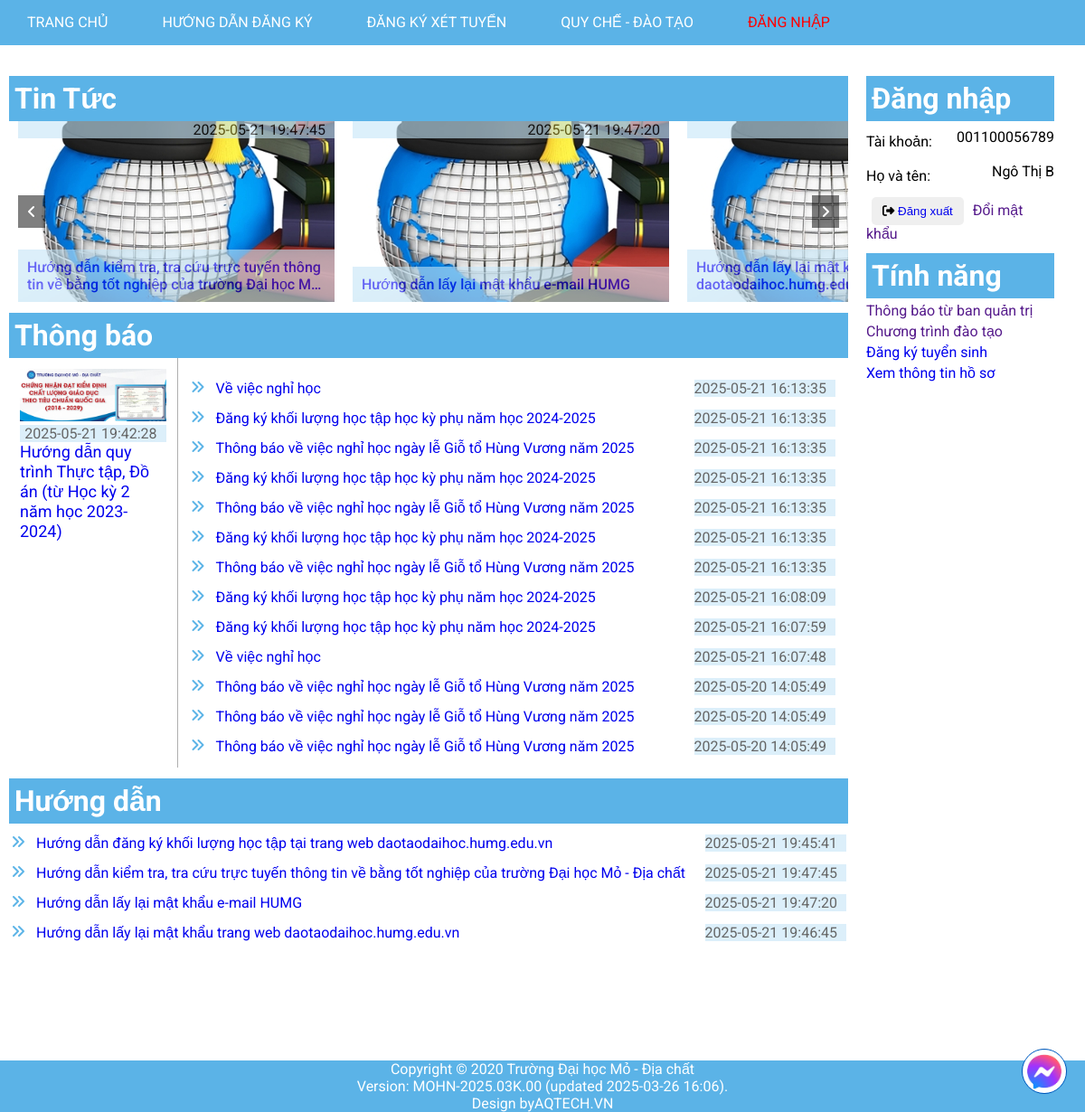
Screenshot of /index.php (signed in) with the database file from the repository.
### tables this page shows
CREATE TABLE `tintuc` (
  `NewsID` int(10) NOT NULL,
  `Tieu_de` char(255) NOT NULL,
  `Noi_dung` text NOT NULL,
  `Date` datetime NOT NULL DEFAULT current_timestamp()
);

### index.php (the view, shortened to what this page needs)
<!DOCTYPE html>
<html lang="en">
<head>
    <link rel="stylesheet" href="https://cdnjs.cloudflare.com/ajax/libs/font-awesome/6.7.2/css/all.min.css"
 />
    <link rel="stylesheet" href="./assets/css/base.css">
    <link rel="stylesheet" href="./assets/css/index.css">
    <link rel="stylesheet" href="./assets/css/chatbox.css">
    <link rel="stylesheet" href="./assets/css/carousel.css">
</head>
<body>
    <div class="container">
        <?php
        include("layout/navbar.php");
        ?>
        <div class="content">
            <div class="content-l">
                <h1 class="title">Tin Tức</h1>
                <div class="carousel">
                    <i class="fa-solid fa-angle-left" id="prevBtn"></i>
                    <div class="carousel-track">
                        <?php
                        $sql = "SELECT * FROM tintuc ORDER BY Date DESC LIMIT 10";
                        $result = mysqli_query($conn, $sql);
                        if (mysqli_num_rows($result) > 0) {
                            while ($row = mysqli_fetch_assoc($result)) {
                                echo '
                                <div class="item-carousel">
                                    <div class="top-item">
                                        <span class="date">' . $row['Date'] . '</span>
                                        <span clas="time"></span>
                                    </div>
                                    <div class="bottom-item "> <a href="tintuc.php?id=' . $row['NewsID'] . '">
                                        <p class="text-warp">' . $row['Tieu_de'] . '</p> </a>
                                    </div>
                                </div>
                            ';
                            }
                        }
                        ?>
                    </div>
                    <i class="fa-solid fa-angle-right" id="nextBtn"></i>
                </div>
                <h1 class="title">Thông báo</h1>
                <div class="announce">
                    <div class="announce-l">
                        <img src="./assets/img/ChungNhan.png" alt="">
                        <?php
                        $sql = 'select * from tintuc order by Date desc limit 4,1';
                        $result = mysqli_query($conn, $sql);
                        if (mysqli_num_rows($result) > 0) {
                            while ($row = mysqli_fetch_assoc($result)) {
                                echo '
                                <div class="top-item">
                                    <span class="date">' . $row['Date'] . '</span>
                                </div>
                                <div class="content-announce">
                                    <a href="tintuc.php?id=' . $row['NewsID'] . '">
                                        ' . $row['Tieu_de'] . '
                                    </a>
                                </div>
                                ';
                            }
                        }
                        ?>
                    </div>
                    <div class="announce-r">
                        <div class="ann-r-l">
                            <?php
                            $sql = 'select * from tintuc order by Date desc limit 5,13';
                            $result = mysqli_query($conn, $sql);
                            if (mysqli_num_rows($result) > 0) {
                                while ($row = mysqli_fetch_assoc($result)) {
                                    echo '<div class="item-intro">
                                            <table>
                                                <tbody>
                                                    <tr>
                                                        <td>
                                                            <i class="fa-solid fa-angles-right"></i>
                                                            <p class="content-intro"><a href="tintuc.php?id=' . $row['NewsID'] . '">' . $row['Tieu_de'] . '</a></p>
                                                        </td>
                                                        <td>
                                                            <div class="top-item">
                                                                <span class="date">' . $row['Date'] . '</span>
                                                                <span clas="time"></span>
                                                            </div>
                                                        </td>
                                                    </tr>
                                                </tbody>
                                            </table>
                                        </div>
                                    ';
                                }
                            }
                            ?>
                        </div>
                    </div>
                </div>
                <h1 class="title">Hướng dẫn</h1>
                <div class="intro">
                    <?php
                    $sql = 'Select * from tintuc where Tieu_de Like "Hướng dẫn%" order by Tieu_de limit 4';
                    $result = mysqli_query($conn, $sql);
                    if (mysqli_num_rows($result) > 0) {
                        while ($row = mysqli_fetch_assoc($result)) {
                            echo '<div class="item-intro">
                                    <table>
                                        <tbody>
                                            <tr>
                                                <td>
                                                    <i class="fa-solid fa-angles-right"></i>
                                                    <p class="content-intro"><a href="tintuc.php?id=' . $row['NewsID'] . '">' . $row['Tieu_de'] . '</a></p>
                                                </td>
                                                <td>
                                                    <div class="top-item">
                                                        <span class="date">' . $row['Date'] . '</span>
                                                        <span clas="time"></span>
                                                    </div>
                                                </td>
                                            </tr>
                                        </tbody>
                                    </table>
                                </div>
                            ';
                        }
                    }
                    ?>
                </div>
            </div>
            <div class="content-r">
                <div class="login">
                    <h1 class="title">Đăng nhập</h1>
                    <form action="" method="get">
                        <?php
                        if (isset($_SESSION['loggedin']) && $_SESSION['loggedin'] == true) {
                            echo '<div class="account">
                                        <span> Tài khoản: </span>
                                        <label>' . $_SESSION['UserID'] . '</label>
                                    </div>
                                    <div class="account">
                                        <span>Họ và tên: </span>
                                        <label>' . $_SESSION['Name'] . '</label>
                                    </div>
                                ';
                        }
                        ?>
                        <button class="btn">
                            <i class="fa-solid fa-right-from-bracket"></i>
                            <a href="<?= ROOT_URL ?>auth/logout.php">
                                Đăng xuất
                            </a>
                        </button>
                        <a href="">Đổi mật khẩu</a>
                    </form>
                </div>
                <div class="feature">
                    <h1 class="title">Tính năng</h1>
                    <ul class="tinhnang">
                        <li><a href="">Thông báo từ ban quản trị</a></li>
                        <li><a href="">Chương trình đào tạo</a></li>
                        <li><a href="<?= ROOT_URL ?>DKXT.php">Đăng ký tuyển sinh</a></li>
                        <li><a href="<?= ROOT_URL ?>information.php">Xem thông tin hồ sơ</a></li>
                    </ul>
                </div>
            </div>
        </div>
        <?php
        include("layout/footer.php");
        ?>
</html>

### assets/css/base.css (style rules this page uses)
:root { --dark-color: #000; --text-color: #333; --white-color: #fff; --prime-color: rgba(51, 161, 225, 0.799); --g-color: #C5E6F8; --div-color: #afafaf; --red-color: red; --sign-up-color: #f5a534; --btn-add-color: #1ff817; --btn-set-color: #f9b914; --btn-del-color: #ff0000; }
* { margin: 0; padding: 0; box-sizing: border-box; }
html { font-size: 16px; font-family: "Roboto", sans-serif; }
body { width: 100vw; height: 100vh; }
li { list-style: none; }
a { text-decoration: none; }
.text-warp { word-break: break-word; overflow: hidden; text-overflow: ellipsis; display: -webkit-box; -webkit-line-clamp: 2; -webkit-box-orient: vertical; }

### assets/css/index.css (style rules this page uses)
body { position: relative; }
.content { padding-bottom: 100px; margin-top: 12px; display: flex; }
.content-l { width: 79%; padding: 10px; }
.content-r { width: 19%; padding: 10px; }
.title { background-color: var(--prime-color); padding: 6px; color: var(--white-color); margin-top: 12px; }
.carousel { display: flex; }
.item-carousel { background-image: url("../img/hdTT_DA.jpg"); background-position: center center; background-repeat: no-repeat; width: calc(100%/3); height: 200px; margin: 8px; display: flex; flex-direction: column; justify-content: space-between; }
.top-item { text-align: right; padding-right: 10px; }
.top-item, .bottom-item { background-color: var(--g-color); opacity: 60%; }
.bottom-item { padding: 10px; font-weight: 500; max-height: 60px; }
.announce { display: flex; }
.announce-l { width: 20%; padding: 12px; }
.announce-r { width: 80%; padding: 12px; border-left: 1px solid var(--div-color); }
.announce-l img { width: 100%; }
.content-announce a { font-size: 18px; font-weight: 400; }
.item-intro, .item-intro table { width: 100%; }
table:first-child { margin-top: 10px; }
tr { display: flex; justify-content: space-between; }
td { display: flex; }
.fa-angles-right { color: var(--prime-color); }
.item-intro td p { margin-left: 12px; }
.login { display: flex; flex-direction: column; }
.account { margin: 8px 0; display: flex; justify-content: center; text-align: left; }
.account span { flex: 1; line-height: 30px; }
.btn { margin: 0 6px; padding: 8px 12px; border: none; border-radius: 5px; }
.feature ul li { margin: 4px 0; }

### assets/css/carousel.css (style rules this page uses)
.carousel { position: relative; overflow: hidden; }
.carousel-track { display: flex; transition: transform 0.3s ease-in-out; overflow: visible; padding: 0; margin: 0; }
.item-carousel { flex: 0 0 auto; width: 350px; margin: 0 10px; }
#prevBtn, #nextBtn { position: absolute; top: 50%; transform: translateY(-50%); color: #fff; background: rgba(0, 0, 0, 0.5); padding: 10px; cursor: pointer; z-index: 10; }
#prevBtn { left: 10px; }
#nextBtn { right: 10px; }

### rows the page displays
tintuc: Date "2025-05-21 19:47:45", Tieu_de "Hướng dẫn kiểm tra, tra cứu trực tuyến thông tin về bằng tốt nghiệp của trường Đại học…", Tieu_de "Hướng dẫn kiểm tra, tra cứu trực tuyến thông tin về bằng tốt nghiệp của trường Đại học Mỏ - Địa chất"
tintuc: Date "2025-05-21 19:47:20", Tieu_de "Hướng dẫn lấy lại mật khẩu e-mail HUMG"
tintuc: Tieu_de "Hướng dẫn lấy lại mật…", Tieu_de "Hướng dẫn lấy lại mật khẩu trang web daotaodaihoc.humg.edu.vn", Date "2025-05-21 19:46:45"
tintuc: Date "2025-05-21 19:42:28", Tieu_de "Hướng dẫn quy trình Thực tập, Đồ án (từ Học kỳ 2 năm học 2023-2024)"
tintuc: Tieu_de "Về việc nghỉ học", Date "2025-05-21 16:13:35"
tintuc: Tieu_de "Đăng ký khối lượng học tập học kỳ phụ năm học 2024-2025", Date "2025-05-21 16:13:35"
tintuc: Tieu_de "Thông báo về việc nghỉ học ngày lễ Giỗ tổ Hùng Vương năm 2025", Date "2025-05-21 16:13:35"
tintuc: Tieu_de "Đăng ký khối lượng học tập học kỳ phụ năm học 2024-2025", Date "2025-05-21 16:13:35"
tintuc: Tieu_de "Thông báo về việc nghỉ học ngày lễ Giỗ tổ Hùng Vương năm 2025", Date "2025-05-21 16:13:35"
tintuc: Tieu_de "Đăng ký khối lượng học tập học kỳ phụ năm học 2024-2025", Date "2025-05-21 16:13:35"
tintuc: Tieu_de "Thông báo về việc nghỉ học ngày lễ Giỗ tổ Hùng Vương năm 2025", Date "2025-05-21 16:13:35"
tintuc: Tieu_de "Đăng ký khối lượng học tập học kỳ phụ năm học 2024-2025", Date "2025-05-21 16:08:09"
tintuc: Tieu_de "Đăng ký khối lượng học tập học kỳ phụ năm học 2024-2025", Date "2025-05-21 16:07:59"
tintuc: Tieu_de "Về việc nghỉ học", Date "2025-05-21 16:07:48"
tintuc: Tieu_de "Thông báo về việc nghỉ học ngày lễ Giỗ tổ Hùng Vương năm 2025", Date "2025-05-20 14:05:49"
tintuc: Tieu_de "Thông báo về việc nghỉ học ngày lễ Giỗ tổ Hùng Vương năm 2025", Date "2025-05-20 14:05:49"
tintuc: Tieu_de "Thông báo về việc nghỉ học ngày lễ Giỗ tổ Hùng Vương năm 2025", Date "2025-05-20 14:05:49"
tintuc: Tieu_de "Hướng dẫn đăng ký khối lượng học tập tại trang web daotaodaihoc.humg.edu.vn", Date "2025-05-21 19:45:41"

### other values shown
$_SESSION['UserID'] "001100056789"
$_SESSION['Name'] "Ngô Thị B"
